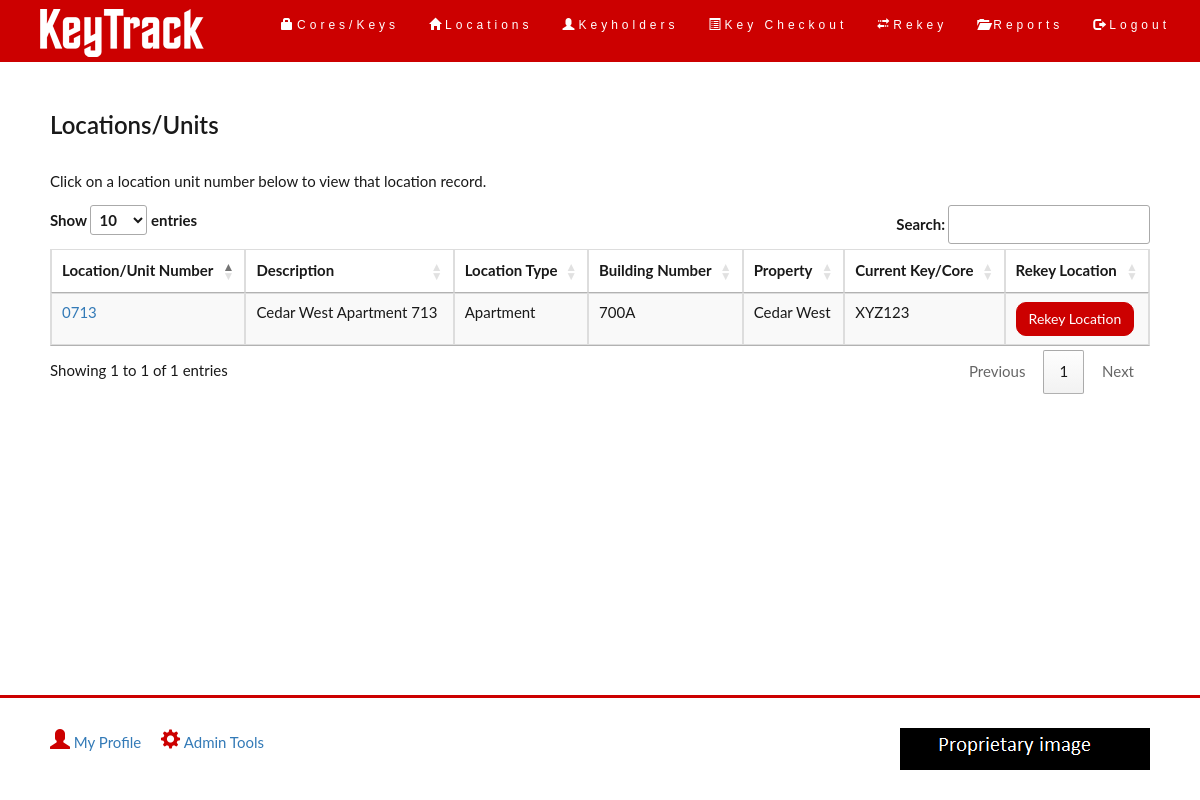
Screenshot of /retrievelocations.php (signed in) with the database file from the repository.
### tables this page shows
create table location (
	loc_id int unsigned not null auto_increment primary key,
	loc_unit_num varchar(16),
	loc_desc varchar(128),
	loc_insertdt datetime default CURRENT_TIMESTAMP,
	loc_notes text,
	loc_is_act tinyint default 1,
	loc_type varchar(32) not null,
	bldg_id int unsigned,
	foreign key (bldg_id)
	references building(bldg_id)
	on update cascade
	on delete set null,
	loc_mailbox varchar(32),
	loc_mail_core varchar(32)
)
ENGINE InnoDB;

create table building (
	bldg_id int unsigned not null auto_increment primary key,
	bldg_num varchar(16) not null unique,
	bldg_desc varchar(128),
	bldg_prop varchar(32) not null,
	bldg_notes text,
	bldg_is_act tinyint default 1
)
ENGINE InnoDB;

create table ktkey (
	key_id int unsigned not null auto_increment primary key,
	key_name varchar(64),
	key_number varchar(8) not null unique,
	key_insertdt datetime default CURRENT_TIMESTAMP,
	key_notes text,
	key_is_act tinyint default 1,
	key_type varchar(32) not null,
	core_id int unsigned,
	foreign key (core_id)
	references core(core_id)
	on update cascade
	on delete set null
)
ENGINE InnoDB;

### common/functions.php (called while the page is built, shortened)
<?php
	function selectAllLocations($conn){
		$locations = array();
		$query = "SELECT l.loc_id, l.loc_unit_num,l.loc_desc,l.loc_insertdt,l.loc_notes,l.loc_is_act,l.loc_type,l.bldg_id,l.loc_mailbox,l.loc_mail_core, b.bldg_num, b.bldg_prop
			FROM location l LEFT OUTER JOIN building b ON l.bldg_id = b.bldg_id";
		$result = mysqli_query($conn, $query);
		$rows = $result->num_rows;
		for($j=0; $j<$rows; $j++){
			while($row = $result->fetch_array(MYSQLI_ASSOC)){
				array_push($locations, $row);
			}
		}
		return $locations;
	}
	function selectCurrentCore($conn,$loc_id){
		$query = "SELECT kl.key_loc_id, kl.key_loc_startdt, kl.key_loc_enddt, kl.key_loc_qty, kl.key_loc_lost_qty, kl.key_loc_lostdt, kl.key_loc_lost_return,
		l.loc_id, l.loc_unit_num, l.loc_desc, l.loc_type, b.bldg_num, b.bldg_prop, k.key_number, k.key_type, c.core_num, c.core_type FROM key_loc kl INNER JOIN
		location l ON kl.loc_id = l.loc_id LEFT OUTER JOIN building b ON l.bldg_id = b.bldg_id INNER JOIN ktkey k ON kl.key_id = k.key_id LEFT OUTER JOIN core c ON k.core_id = c.core_id
		WHERE kl.key_loc_enddt IS NULL AND kl.loc_id = '$loc_id' ";
		$result = mysqli_query($conn, $query);
		$row = $result->fetch_array(MYSQLI_ASSOC);
		return $row;
	}
?>

### retrievelocations.php (the view, shortened to what this page needs)
<?php
require_once "./common/login.php";
require_once "./common/functions.php";
$conn = new mysqli($hn, $un, $pw, $db);
$locations = selectAllLocations($conn);
require_once "./common/header.php";
?>
<div class="container-fluid">
	<div class="row">
		<div class="col-sm-12">
			<h2>Locations/Units</h2>
			<p>Click on a location unit number below to view that location record.</p>
		</div>
	</div>
	<div class="row">
		<div class="col-sm-12">
		<table id="loctable" class="table table-striped table-bordered">
			<thead>
				<tr>
					<th scope="col">Location/Unit Number</th>
					<th scope="col">Description</th>
					<th scope="col">Location Type</th>
					<th scope="col">Building Number</th>
					<th scope="col">Property</th>
					<th scope="col">Current Key/Core</th>
					<?php if($_SESSION['usertype'] == 'View'){
					}else{ ?>
					<th scope="col">Rekey Location</th>
					<?php } ?>
				</tr>
			</thead>
			<tbody>
		<?php foreach($locations as $row){ ?>
				<tr>
					<td>
						<a href="viewlocation.php?id=<?php echo $row['loc_id']; ?>"><?php echo $row['loc_unit_num']; ?></a>
					</td>
					<td>
						<?php if(!$row['loc_desc'] || $row['loc_desc'] == ''){
							echo "N/A";
						}else{
							echo $row['loc_desc'];
						} ?>
					</td>
					<td>
						<?php echo $row['loc_type']; ?>
					</td>
					<td>
						<?php if(!$row['bldg_num'] || $row['bldg_num'] == ''){
							echo "N/A";
						}else{
							echo $row['bldg_num'];
						} ?>
					</td>
					<td>
						<?php if(!$row['bldg_prop'] || $row['bldg_prop'] == ''){
							echo "N/A";
						}else{
							echo $row['bldg_prop'];
						} ?>
					</td>
					<td>
						<?php $current = selectCurrentCore($conn,$row['loc_id']);
							if(!$current['key_number'] || $current['key_number'] == ''){
								echo "N/A";
							}else{
								echo $current['key_number'];
							}
						?>
					</td>
					<?php if($_SESSION['usertype'] == 'View'){
					}else{ ?>
					<td>
						<form method='post' action='rekeyunit.php'>
							<input type='submit' value='Rekey Location' class="btn btn-default">
						</form>
					</td>
					<?php } ?>
				</tr>
		<?php } ?>
			</tbody>
		</table>
		</div>
	</div>
</div>
<?php
	require_once "./common/footer.php";
?>

### css/styles.css (style rules this page uses)
body { font: 400 15px Lato, sans-serif; line-height: 1.8; color: #191919; }
h2 { font-size: 24px; color: #191919; font-weight: 600; margin-bottom: 30px; }
.container-fluid { padding: 30px 50px; }
.btn-default { background-color: #CC0000; color: #ffffff; border-color: #CC0000; border-radius: 10px; }
html, body { height: 100%; margin: 0; }

### rows the page displays
location: loc_unit_num "0713", loc_desc "Cedar West Apartment 713", loc_type "Apartment", bldg.bldg_num "700A", bldg.bldg_prop "Cedar West", ktkey.key_number "XYZ123"
